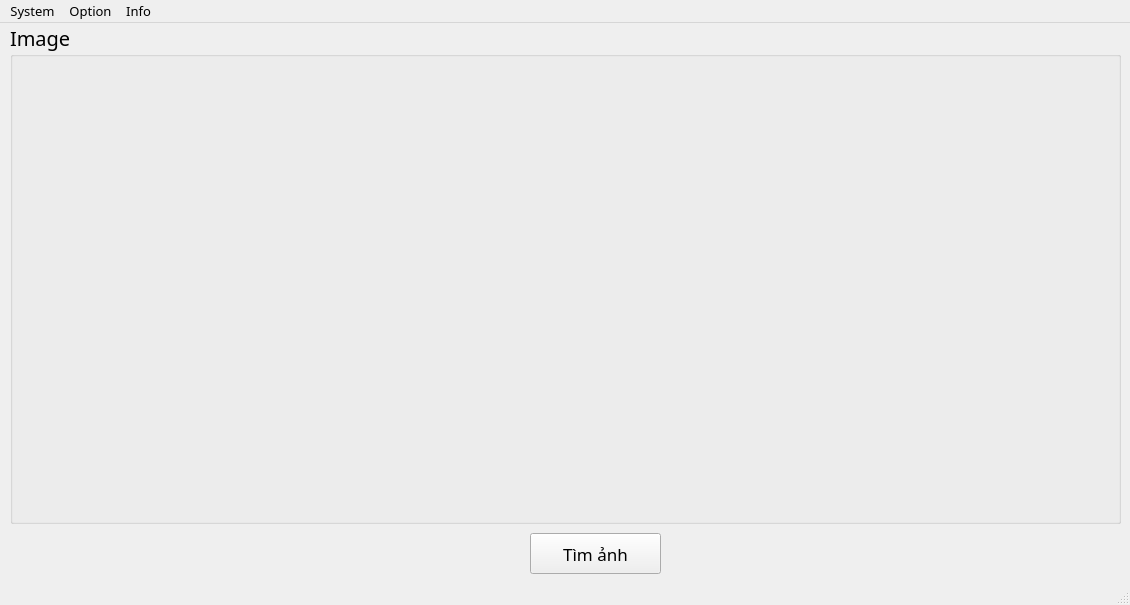
<?xml version="1.0" encoding="UTF-8"?>
<ui version="4.0">
 <class>MainWindow</class>
 <widget class="QMainWindow" name="MainWindow">
  <property name="geometry">
   <rect>
    <x>0</x>
    <y>0</y>
    <width>1130</width>
    <height>605</height>
   </rect>
  </property>
  <property name="minimumSize">
   <size>
    <width>1130</width>
    <height>605</height>
   </size>
  </property>
  <property name="maximumSize">
   <size>
    <width>1130</width>
    <height>605</height>
   </size>
  </property>
  <property name="windowTitle">
   <string>MainWindow</string>
  </property>
  <widget class="QWidget" name="centralwidget">
   <widget class="QPushButton" name="btn_Search">
    <property name="geometry">
     <rect>
      <x>530</x>
      <y>510</y>
      <width>131</width>
      <height>41</height>
     </rect>
    </property>
    <property name="font">
     <font>
      <family>MV Boli</family>
      <pointsize>13</pointsize>
     </font>
    </property>
    <property name="text">
     <string>Tìm ảnh</string>
    </property>
   </widget>
   <widget class="QGroupBox" name="Gr_Camera">
    <property name="geometry">
     <rect>
      <x>10</x>
      <y>0</y>
      <width>1111</width>
      <height>501</height>
     </rect>
    </property>
    <property name="font">
     <font>
      <family>MV Boli</family>
      <pointsize>15</pointsize>
     </font>
    </property>
    <property name="title">
     <string>Image</string>
    </property>
    <widget class="QLabel" name="Show_Image">
     <property name="geometry">
      <rect>
       <x>10</x>
       <y>30</y>
       <width>1091</width>
       <height>461</height>
      </rect>
     </property>
     <property name="styleSheet">
      <string notr="true"/>
     </property>
     <property name="text">
      <string/>
     </property>
    </widget>
   </widget>
  </widget>
  <widget class="QMenuBar" name="menubar">
   <property name="geometry">
    <rect>
     <x>0</x>
     <y>0</y>
     <width>1130</width>
     <height>28</height>
    </rect>
   </property>
   <property name="font">
    <font>
     <family>MV Boli</family>
     <pointsize>10</pointsize>
    </font>
   </property>
   <widget class="QMenu" name="menuSystem">
    <property name="title">
     <string>System</string>
    </property>
    <addaction name="separator"/>
    <addaction name="actionCamera"/>
    <addaction name="separator"/>
    <addaction name="actionImage"/>
   </widget>
   <widget class="QMenu" name="menuOption">
    <property name="title">
     <string>Option</string>
    </property>
    <addaction name="actionChange_Camera"/>
   </widget>
   <widget class="QMenu" name="menuInfo">
    <property name="title">
     <string>Info</string>
    </property>
    <addaction name="actionAuthor"/>
   </widget>
   <addaction name="menuSystem"/>
   <addaction name="menuOption"/>
   <addaction name="menuInfo"/>
  </widget>
  <widget class="QStatusBar" name="statusbar"/>
  <action name="actionCamera">
   <property name="text">
    <string>Camera</string>
   </property>
   <property name="font">
    <font>
     <family>MV Boli</family>
     <pointsize>10</pointsize>
    </font>
   </property>
   <property name="shortcut">
    <string>Ctrl+C</string>
   </property>
   <property name="shortcutContext">
    <enum>Qt::WindowShortcut</enum>
   </property>
  </action>
  <action name="actionImage">
   <property name="text">
    <string>Image</string>
   </property>
   <property name="font">
    <font>
     <family>MV Boli</family>
     <pointsize>10</pointsize>
    </font>
   </property>
   <property name="shortcut">
    <string>Ctrl+I</string>
   </property>
  </action>
  <action name="actionChange_Camera">
   <property name="text">
    <string>Change Camera</string>
   </property>
   <property name="font">
    <font>
     <family>MV Boli</family>
     <pointsize>10</pointsize>
    </font>
   </property>
   <property name="shortcut">
    <string>Ctrl+O</string>
   </property>
  </action>
  <action name="actionAuthor">
   <property name="text">
    <string>Author</string>
   </property>
   <property name="font">
    <font>
     <family>MV Boli</family>
     <pointsize>10</pointsize>
    </font>
   </property>
   <property name="shortcut">
    <string>Ctrl+I</string>
   </property>
  </action>
 </widget>
 <resources>
  <include location="../../Image_Gui/Predict_Age.qrc"/>
 </resources>
 <connections/>
</ui>
